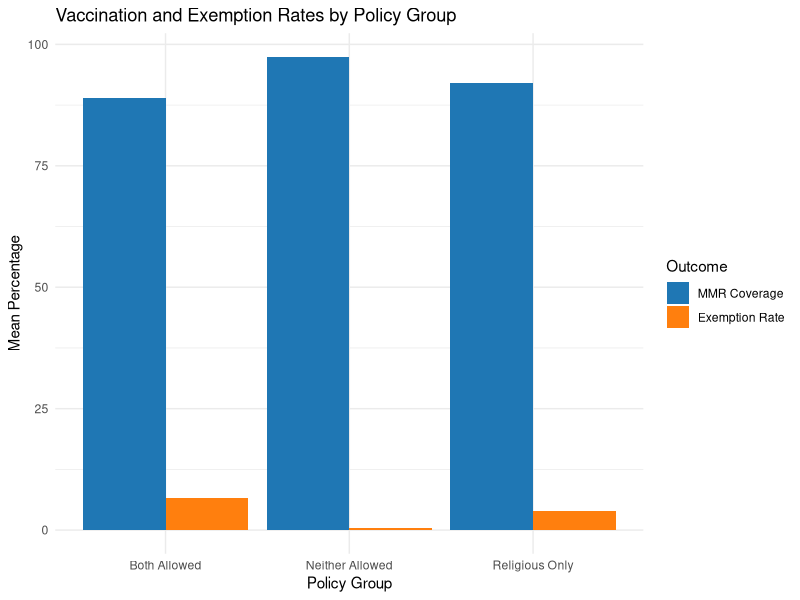
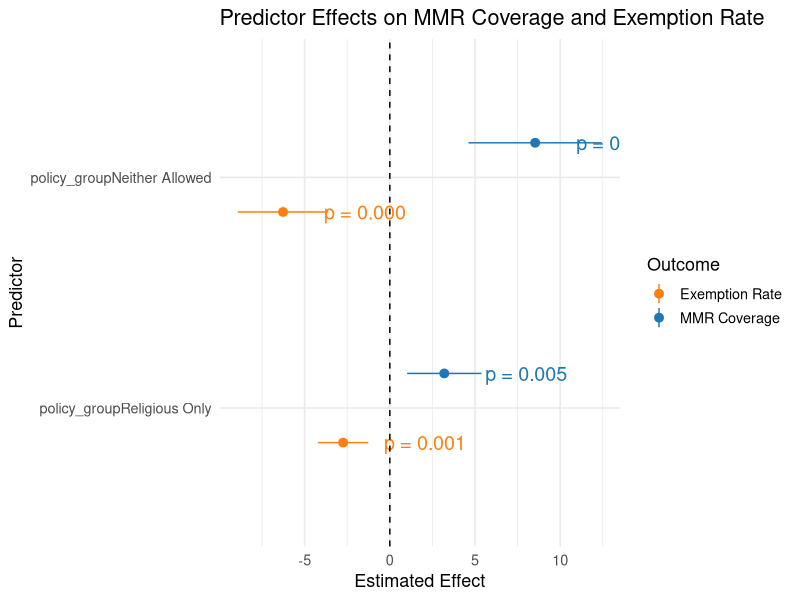

Reproduce these figures in R, in order.
library(data.table)
library(car)
library(ggplot2)
library(broom)
library(dplyr)
library(forcats)

# Pull in data
dt <- data.table::fread("./8-2-25Download.csv")

#Center population so the intercept is more accurate
dt[, k_pop_centered := k_pop - mean(k_pop, na.rm = TRUE)]


# 1. Create policy group
dt[, policy_group := fifelse(rel_exempt == 1 & nonmed_nonrel_exempt == 2, "Religious Only",
                             fifelse(rel_exempt == 1 & nonmed_nonrel_exempt == 1, "Both Allowed",
                                     fifelse(rel_exempt == 2 & nonmed_nonrel_exempt == 2, "Neither Allowed", NA_character_)))]

# 2. Summarize outcomes by group
dt[!is.na(policy_group), .(
        mean_MMR = mean(perc_MMR, na.rm = TRUE),
        mean_exempt = mean(perc_exempt, na.rm = TRUE)
), by = policy_group]

dt[, policy_group := factor(policy_group)]

# Fit multivariate multiple regression
mmod_center <- lm(cbind(perc_MMR, perc_exempt) ~ k_pop_centered + policy_group + nonmed_exempt_score, data = dt)

# View summary for each outcome
summary(mmod_center)

# Optional: Test overall model significance
Anova(mmod_center, type = "II")  # Multivariate test of predictors

# Summarize mean MMR and exemption rate by policy group
dt_summary <- dt[!is.na(policy_group), .(
        mean_MMR = mean(perc_MMR, na.rm = TRUE),
        mean_exempt = mean(perc_exempt, na.rm = TRUE)
), by = policy_group]

# Reshape to long format for plotting
dt_long <- melt(dt_summary, id.vars = "policy_group",
                variable.name = "Outcome", value.name = "Mean")

ggplot(dt_long, aes(x = policy_group, y = Mean, fill = Outcome)) +
        geom_bar(stat = "identity", position = "dodge") +
        labs(title = "Vaccination and Exemption Rates by Policy Group",
             x = "Policy Group", y = "Mean Percentage",
             fill = "Outcome") +
        theme_minimal() +
        scale_fill_manual(values = c("mean_MMR" = "#1f77b4", "mean_exempt" = "#ff7f0e"),
                          labels = c("MMR Coverage", "Exemption Rate"))

#Extract submodels and tidy the data
mmr_model <- lm(perc_MMR ~ policy_group, data = dt)
exempt_model <- lm(perc_exempt ~ policy_group, data = dt)

tidy_mmr <- tidy(mmr_model, conf.int = TRUE) %>% mutate(outcome = "MMR Coverage")
tidy_exempt <- tidy(exempt_model, conf.int = TRUE) %>% mutate(outcome = "Exemption Rate")

tidy_all <- bind_rows(tidy_mmr, tidy_exempt)

#reorder for clarity
tidy_all <- tidy_all %>%
        filter(term != "(Intercept)") %>%
        mutate(term = fct_reorder(term, estimate))

tidy_all <- tidy_all %>%
        filter(term != "(Intercept)") %>%
        mutate(term = fct_reorder(term, estimate),
               sig_label = case_when(
                       p.value < 0.001 ~ "***",
                       p.value < 0.01  ~ "**",
                       p.value < 0.05  ~ "*",
                       TRUE            ~ ""
               ),
               p_label = ifelse(p.value < 0.1, sprintf("p = %.3f", p.value), ""))

#Create the Coefficient Plot
ggplot(tidy_all, aes(x = term, y = estimate, ymin = conf.low, ymax = conf.high, color = outcome)) +
        geom_pointrange(position = position_dodge(width = 0.6)) +
        geom_text(aes(label = p_label), 
                  position = position_dodge(width = 0.6), 
                  hjust = -0.5, size = 5, show.legend = FALSE) +
        geom_hline(yintercept = 0, linetype = "dashed") +
        labs(title = "Predictor Effects on MMR Coverage and Exemption Rate",
             x = "Predictor", y = "Estimated Effect", color = "Outcome") +
        theme_minimal(base_size = 13) +
        scale_color_manual(values = c("MMR Coverage" = "#1f77b4", "Exemption Rate" = "#ff7f0e")) +
        coord_flip()